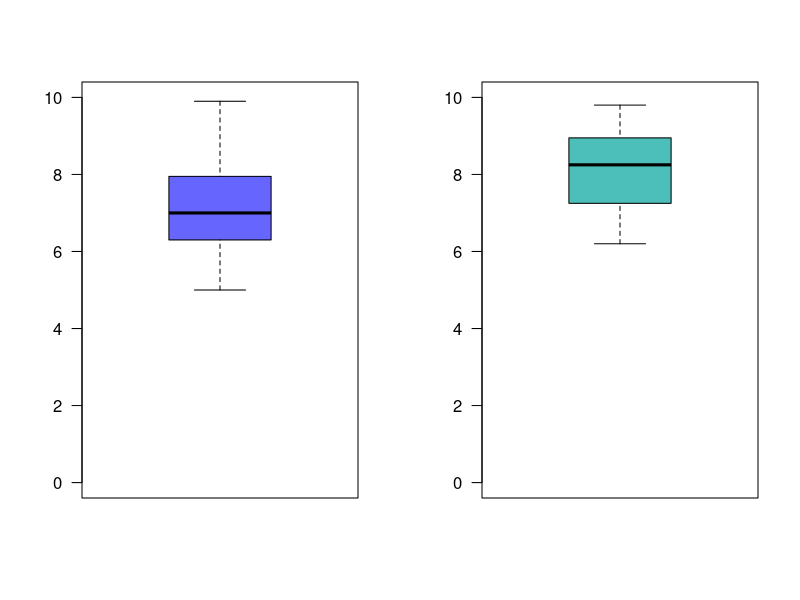
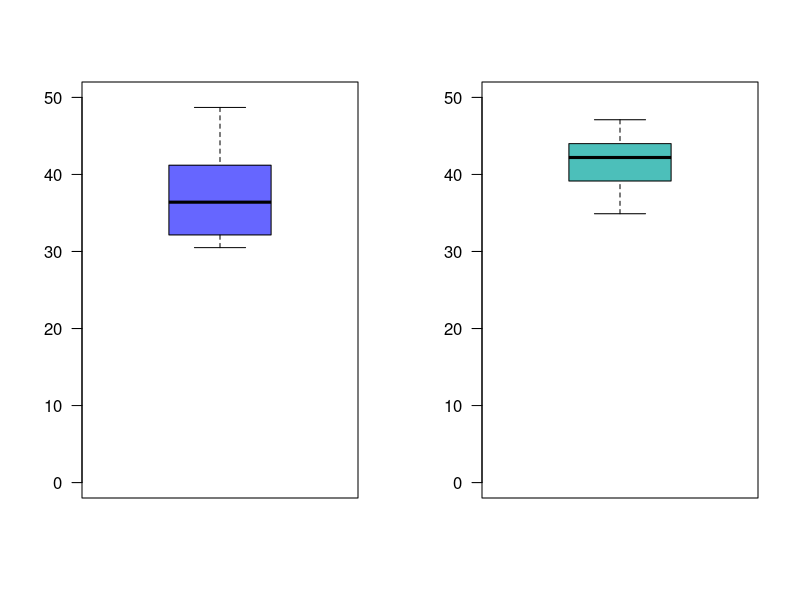
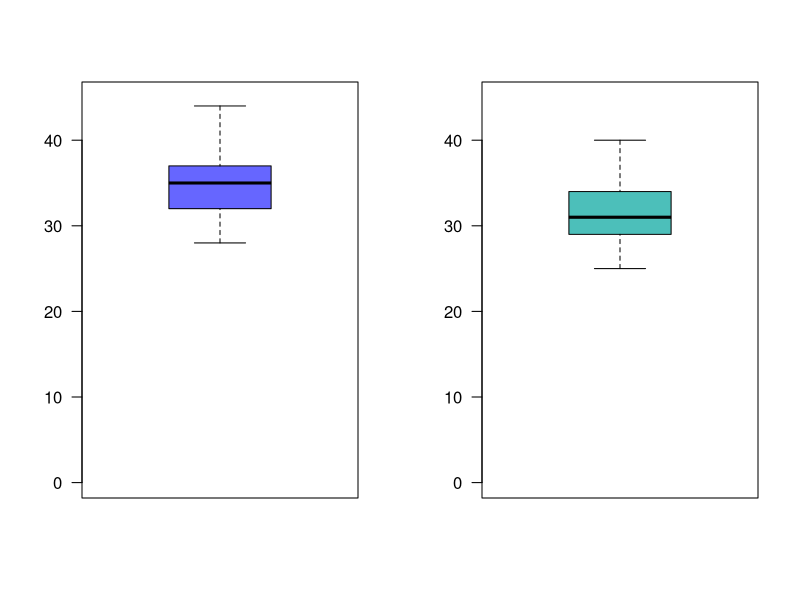
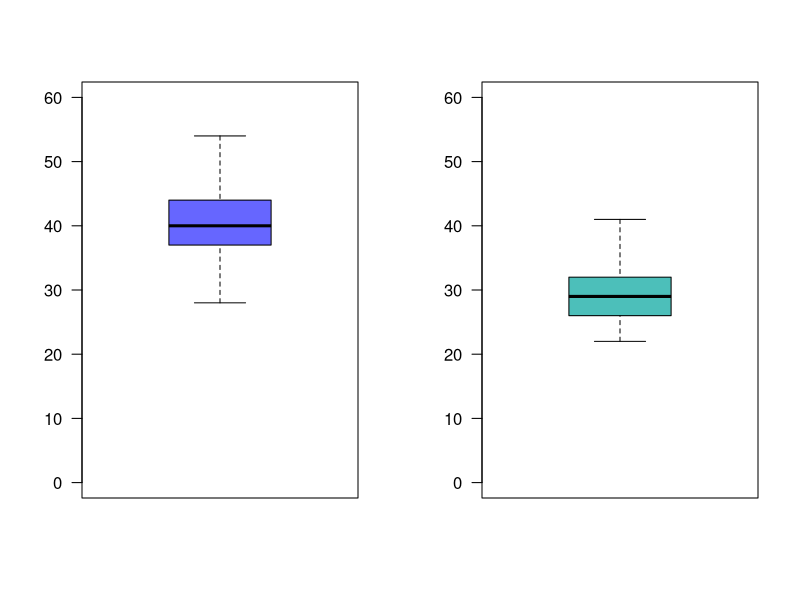
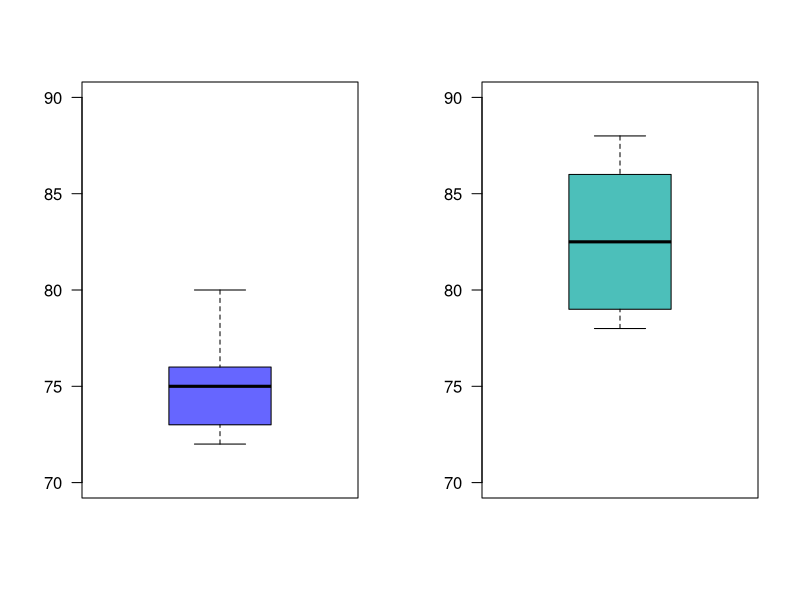

Here is the R script that generated these plots, in order:
## ---- chunk 1
knitr::opts_chunk$set(echo = TRUE,comment = NA)

# colores
c0="#0DA5A6" # VERDE CLARO
c1="#E77C00" # NARANJA
c2="#6666FF" # AZUL  
c3="#4CBFBA" # VERDE CLARO  
c4="#E09600" # AMARILLO  
c5="#BC2B6A" # MORADO  

## ---- chunk 2
prop.test(x=3,n=40, p=0.05, conf.level=0.95, alternative = "less")
## ---- chunk 3
g1=c(6.2,  5.0,  6.9,  7.5,  8.6,  9.0,  7.0,  6.3, 9.9,  7.2,  8.1,  6.3,  5.2,  7.7,  5.7,  7.1,  6.4,  7.1,  8.3,  8.2,  6.4,  7.0,  7.8,  6.9,  8.5,  7.7,  8.2,  5.9,  9.8,  5.9,  6.7,  6.3,  6.7,  5.4,  7.2,  6.4)

g2=c(8.2,  6.7,  7.6,  8.3,  9.4,  7.3,  6.7,  7.2,  9.8,  9.6,  8.9,  7.3,  9.7,  7.9,  9.1,  9.0,  9.2, 7.4,  8.3,  8.6,  8.5,  9.2,  7.0,  6.6,  8.4, 8.3,  7.5,  6.8,  7.0,  7.3, 8.9,  6.2,  7.1,  8.5, 9.1,  7.9,  8.1,  8.6,  6.8,  9.0)

par(mfrow = c(1, 2))
boxplot(g1, las=1, col = c2, ylim=c(0,10))
boxplot(g2, las=1, col = c3, ylim=c(0,10))

## ---- chunk 4
shapiro.test(g1) 
shapiro.test(g2) 

## ---- chunk 5
var.test(g1,g2) 
## ---- chunk 6
t.test(g1,g2,                 # variables 
       paired=FALSE,          # grupos independientes
       var.equal=TRUE,        # varianzas iguales
       conf.level=0.95)       # alpha = 0.05


## ---- chunk 7
t.test(g1,g2,                 # variables 
       paired=FALSE,          # grupos independientes
       var.equal=TRUE,        # varianzas iguales
       conf.level=0.95,       # alpha = 0.05
       alternative = "less")  # hipótesis alterna menor que (cola inferior)
## ---- chunk 8
FB=c(41.8, 41.6, 31.5, 48.7, 40.8, 31.2, 36.5, 36.2, 32.8, 36.3, 38.6, 30.5)
KT=c(40.5, 38.4, 44.0, 34.9, 44.0, 44.7, 44.0, 47.1, 39.8, 43.9, 38.5, 40.2)
par(mfrow = c(1, 2))
boxplot(FB, las=1, col = c2, ylim=c(0,50))
boxplot(KT, las=1, col = c3, ylim=c(0,50))
## ---- chunk 9
var.test(FB,KT) 
## ---- chunk 10
t.test(FB,KT,                 # variables 
       paired=FALSE,          # grupos independientes
       var.equal=TRUE,        # varianzas iguales
       conf.level=0.95)       # alpha = 0.05
## ---- chunk 11
t.test(FB,KT,                 # variables 
       paired=FALSE,          # grupos independientes
       var.equal=TRUE,        # varianzas iguales
       conf.level=0.95,       # alpha = 0.05
       alternative = "less"  )
## ---- chunk 12

met.nue=c(32, 37, 35, 28, 41, 44, 35, 31, 34) 
met.est=c(35, 31, 29, 25, 34, 40, 27, 32, 31)

par(mfrow = c(1, 2))
boxplot(met.nue, las=1, col = c2, ylim=c(0,45))
boxplot(met.est, las=1, col = c3, ylim=c(0,45))

## ---- chunk 13

x1=c(104, 89, 84, 106, 90, 96, 79, 90, 85, 76, 91, 82, 100, 89, 121, 72)
x2=c( 98, 85, 85, 103, 88, 95, 79, 90, 82, 76, 89, 81,  99, 86, 111, 70)

## ---- chunk 14

lec.nue=c(35, 40, 36, 42, 41, 52, 36, 41, 49, 41, 45, 38, 31, 54, 37, 47, 38, 34, 46, 39, 45, 44, 41, 42, 36, 43, 35, 31, 38, 38, 41, 41, 44, 44, 35, 44, 38, 33, 38, 49, 45, 45,  38, 46, 28, 40, 41, 47, 43, 50, 39, 36, 39, 38, 37, 37, 47, 37, 41, 40, 35)
lec.act=c(41, 33, 22, 27, 31, 25, 28, 36, 29, 32, 25, 31, 31, 30, 31, 36, 26, 29, 29, 26, 27, 27, 30, 34, 26, 30, 23, 22, 29, 31, 37, 32, 34, 25, 25, 36, 32, 30, 23, 31, 33, 27, 27, 29, 35, 36, 27, 29, 25, 34, 27, 25, 32, 37, 31, 33, 27, 31, 26, 25, 24)

par(mfrow = c(1, 2))
boxplot(lec.nue, las=1, col = c2, ylim=c(0,60))
boxplot(lec.act, las=1, col = c3, ylim=c(0,60))


# dos poblaciones independientes 
# Ho: x1 es normal 
# Ha: x1 no es normal 
shapiro.test(lec.nue)  # p-value = 0.76  >> alpha, no rechazamos Ho, asumimos que x1 es normal 
# Ho: x2 es normal 
# Ha: x2 no es normal 

shapiro.test(lec.act)  # p-value = 0.2296 >> alpha, no rechazamos Ho, asumimos que x2 es normal 

# Ho: va1  =  va2
# Ha: var1 != var2
var.test(lec.nue, lec.act) # p-value = 0.09654 > alpha, por tanto no rechazamos Ho, asumimos que las varianzas son iguales


# Ho : mu_lec.nue  <=  mu_lec.act
# Ha : mu_lec.nue >  mu_lec.act
t.test(lec.nue,lec.act,  paired=FALSE, var.equal=TRUE, conf.level=0.95, alternative = "greater")


## ---- chunk 15

g1=c(75, 76, 74, 80, 72, 78, 76, 73, 72, 75)
g2=c(86, 78, 86, 84, 81, 79, 78, 84, 88, 80)

par(mfrow = c(1, 2))
boxplot(g1, las=1, col = c2, ylim=c(70,90))
boxplot(g2, las=1, col = c3, ylim=c(70,90))

# dos poblaciones, de grupos independientes
# Ho: var1 = var2
# Ha: var1 != var2 
var.test(g1,g2) # como el valor-p >> alpha, no rechazamos Ho, asumimos que las varianzas son iguales

# Ho: mu1 >= mu2 
# Ha: mu1 <  mu2 
t.test(g1,g2,  paired=FALSE, var.equal=TRUE, conf.level=0.95, alternative = "less")

## ---- chunk 16

prop.test(c(40,50), c(200,200),  conf.level = 0.95)
# p-value = 0.1406 >> alpha=0.05, no rechazamos Ho, asumimos que Ho es verdadera
# no existe suficiente evencia en la muestra que nos permita afirmar que la campaña fue efectiva

# Regla 2 : si valor-p < alpha, rechazamos Ho     , aceptamos Ha  como verdadera
#           si valor-p > alpha, no rechazamos Ho  , asumimos que Ho es verdad              

